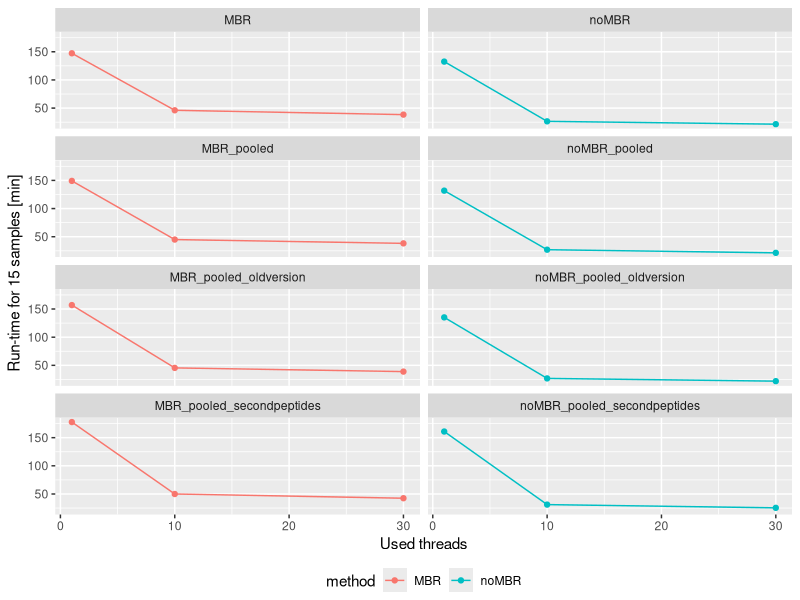
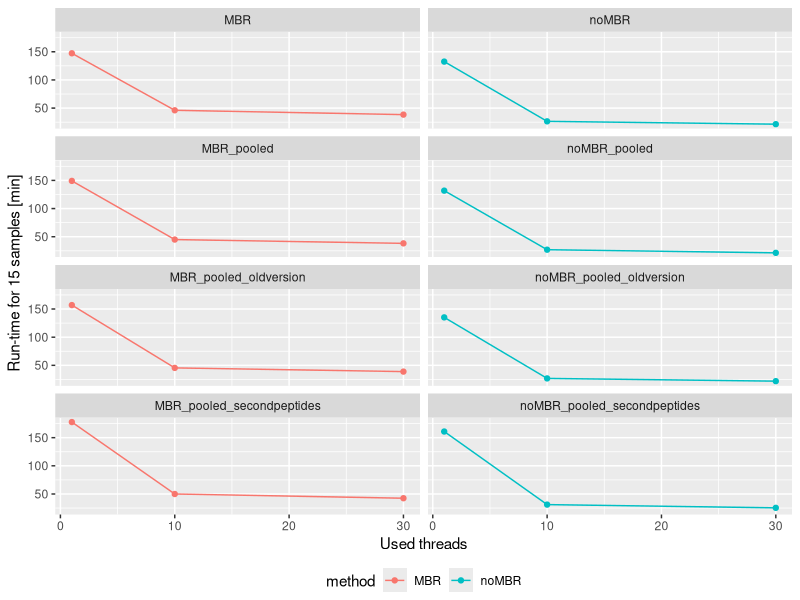

Generate these figures, in order, with R:
library(ggplot2)
library(reshape)
library(chron)

timing <- read.csv2("timing_experiment.csv")
timing_4plot <- melt(timing[-c(9:10),c(1,3,5,7)],
                     id=c("Evaluation.method"))
timing_4plot$threads <- rep(c(1,10,30),each=8)
timing_4plot$method <- rep(rep(c("MBR","noMBR"),each=4),3)
timing_4plot$value <- timing_4plot$value/10
timing_4plot$Evaluation.method <- as.factor(timing_4plot$Evaluation.method)
       
timing_4plot$Evaluation.method <- factor(timing_4plot$Evaluation.method, 
       levels = c("MBR",
                  "noMBR",
                  "MBR_pooled",
                  "noMBR_pooled",
                  "MBR_pooled_oldversion",
                  "noMBR_pooled_oldversion",
                  "MBR_pooled_secondpeptides",
                  "noMBR_pooled_secondpeptides"
                  ))


ggplot(data=timing_4plot, aes(x=threads, y=value, group = Evaluation.method, color = method)) +
  geom_line() +
  geom_point() + 
  ylab("Run-time for 15 samples [min]") + 
  xlab("Used threads") +
  theme(legend.position="bottom",
        legend.box="vertical",
        legend.margin=margin()) +
  facet_wrap(~ Evaluation.method, ncol = 2)  

  pth <- "N:/1_A_Bachelor_Master_Intern/00_M_2022/David/Data/evaluation_masterthesis/pics/timing_experiment.png"

ggsave(pth,
       width = 7,
       height = 7) 
